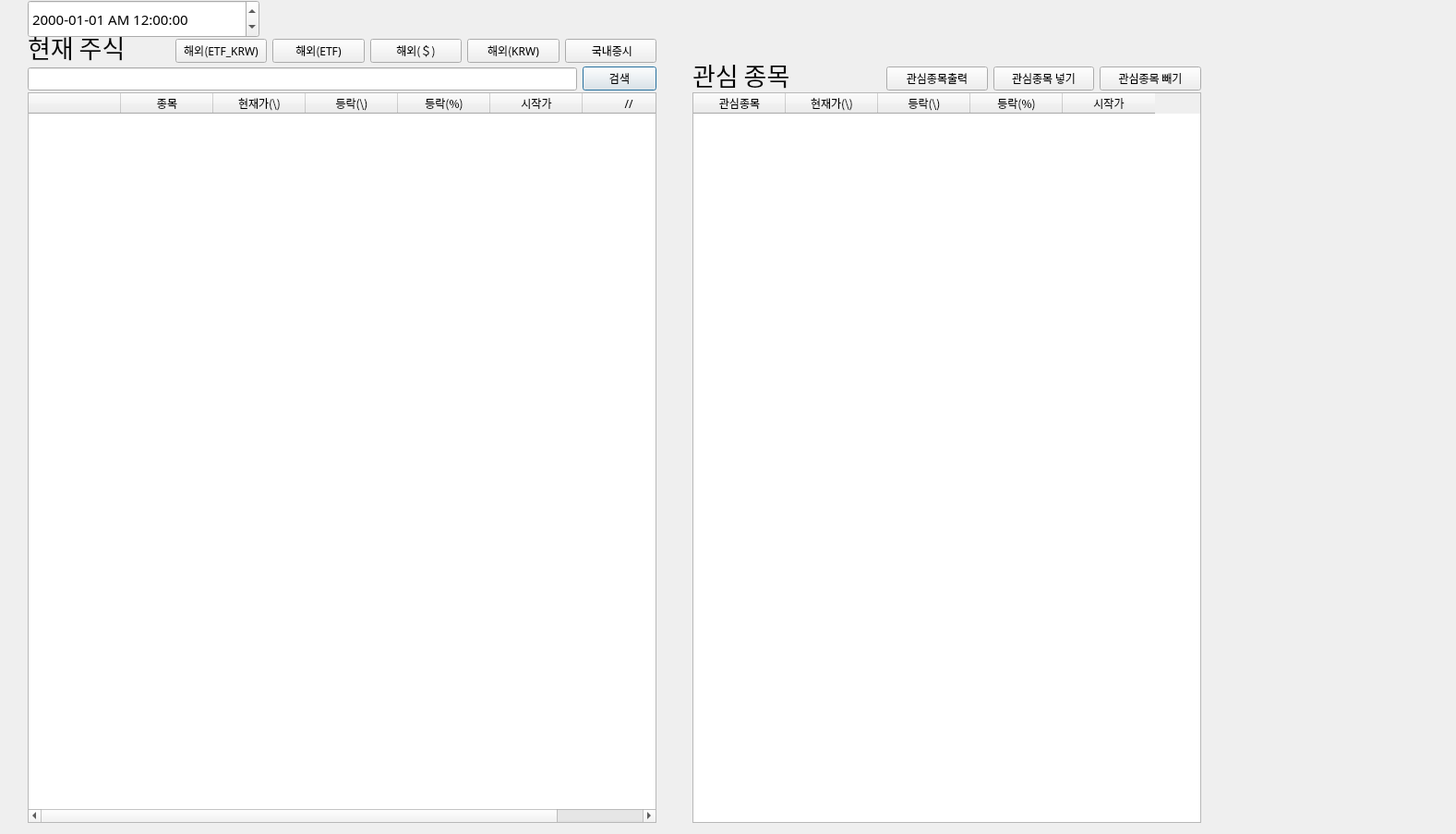
<?xml version="1.0" encoding="UTF-8"?>
<ui version="4.0">
 <class>Dialog</class>
 <widget class="QDialog" name="Dialog">
  <property name="windowModality">
   <enum>Qt::NonModal</enum>
  </property>
  <property name="geometry">
   <rect>
    <x>0</x>
    <y>0</y>
    <width>1577</width>
    <height>903</height>
   </rect>
  </property>
  <property name="font">
   <font>
    <family>goorm Sans</family>
   </font>
  </property>
  <property name="mouseTracking">
   <bool>false</bool>
  </property>
  <property name="contextMenuPolicy">
   <enum>Qt::NoContextMenu</enum>
  </property>
  <property name="windowTitle">
   <string>Dialog</string>
  </property>
  <property name="sizeGripEnabled">
   <bool>false</bool>
  </property>
  <property name="modal">
   <bool>false</bool>
  </property>
  <widget class="QWidget" name="layoutWidget">
   <property name="geometry">
    <rect>
     <x>30</x>
     <y>70</y>
     <width>681</width>
     <height>31</height>
    </rect>
   </property>
   <layout class="QHBoxLayout" name="horizontalLayout_2">
    <item>
     <widget class="QLineEdit" name="line_insertItem">
      <property name="text">
       <string/>
      </property>
     </widget>
    </item>
    <item>
     <widget class="QPushButton" name="btn_insertItem">
      <property name="text">
       <string>검색</string>
      </property>
     </widget>
    </item>
   </layout>
  </widget>
  <widget class="QDateTimeEdit" name="dateTimeEdit">
   <property name="geometry">
    <rect>
     <x>30</x>
     <y>0</y>
     <width>251</width>
     <height>41</height>
    </rect>
   </property>
   <property name="font">
    <font>
     <family>goorm Sans</family>
     <pointsize>11</pointsize>
    </font>
   </property>
   <property name="displayFormat">
    <string>yyyy-MM-dd AP h:mm:ss</string>
   </property>
  </widget>
  <widget class="QTableWidget" name="tableWidget_2">
   <property name="geometry">
    <rect>
     <x>750</x>
     <y>100</y>
     <width>551</width>
     <height>791</height>
    </rect>
   </property>
   <column>
    <property name="text">
     <string>관심종목</string>
    </property>
   </column>
   <column>
    <property name="text">
     <string>현재가(\)</string>
    </property>
   </column>
   <column>
    <property name="text">
     <string>등락(\)</string>
    </property>
   </column>
   <column>
    <property name="text">
     <string>등락(%)</string>
    </property>
   </column>
   <column>
    <property name="text">
     <string>시작가</string>
    </property>
   </column>
  </widget>
  <widget class="QTableWidget" name="tableWidget">
   <property name="geometry">
    <rect>
     <x>30</x>
     <y>100</y>
     <width>681</width>
     <height>791</height>
    </rect>
   </property>
   <column>
    <property name="text">
     <string/>
    </property>
   </column>
   <column>
    <property name="text">
     <string>종목</string>
    </property>
   </column>
   <column>
    <property name="text">
     <string>현재가(\)</string>
    </property>
   </column>
   <column>
    <property name="text">
     <string>등락(\)</string>
    </property>
   </column>
   <column>
    <property name="text">
     <string>등락(%)</string>
    </property>
   </column>
   <column>
    <property name="text">
     <string>시작가</string>
    </property>
    <property name="textAlignment">
     <set>AlignCenter</set>
    </property>
   </column>
   <column>
    <property name="text">
     <string>//</string>
    </property>
   </column>
  </widget>
  <widget class="QWidget" name="horizontalLayoutWidget_3">
   <property name="geometry">
    <rect>
     <x>960</x>
     <y>70</y>
     <width>341</width>
     <height>31</height>
    </rect>
   </property>
   <layout class="QHBoxLayout" name="horizontalLayout_4">
    <item>
     <widget class="QPushButton" name="popular_searchitem">
      <property name="text">
       <string>관심종목출력</string>
      </property>
     </widget>
    </item>
    <item>
     <widget class="QPushButton" name="Favorite_Add">
      <property name="text">
       <string>관심종목 넣기</string>
      </property>
     </widget>
    </item>
    <item>
     <widget class="QPushButton" name="Favorite_Remove">
      <property name="text">
       <string>관심종목 빼기</string>
      </property>
     </widget>
    </item>
   </layout>
  </widget>
  <widget class="QLabel" name="label">
   <property name="geometry">
    <rect>
     <x>30</x>
     <y>30</y>
     <width>111</width>
     <height>41</height>
    </rect>
   </property>
   <property name="font">
    <font>
     <family>goorm Sans</family>
     <pointsize>20</pointsize>
    </font>
   </property>
   <property name="text">
    <string>현재 주식</string>
   </property>
  </widget>
  <widget class="QLabel" name="label_2">
   <property name="geometry">
    <rect>
     <x>750</x>
     <y>60</y>
     <width>111</width>
     <height>41</height>
    </rect>
   </property>
   <property name="font">
    <font>
     <family>goorm Sans</family>
     <pointsize>20</pointsize>
    </font>
   </property>
   <property name="text">
    <string>관심 종목 </string>
   </property>
  </widget>
  <widget class="QWidget" name="layoutWidget">
   <property name="geometry">
    <rect>
     <x>190</x>
     <y>40</y>
     <width>521</width>
     <height>31</height>
    </rect>
   </property>
   <layout class="QHBoxLayout" name="horizontalLayout_3">
    <item>
     <layout class="QHBoxLayout" name="horizontalLayout_5">
      <item>
       <widget class="QPushButton" name="pushButton">
        <property name="text">
         <string>해외(ETF_KRW)</string>
        </property>
       </widget>
      </item>
      <item>
       <widget class="QPushButton" name="US_ETF">
        <property name="text">
         <string>해외(ETF)</string>
        </property>
       </widget>
      </item>
      <item>
       <widget class="QPushButton" name="US_Dollar">
        <property name="text">
         <string>해외(＄)</string>
        </property>
       </widget>
      </item>
      <item>
       <widget class="QPushButton" name="US_KRW">
        <property name="text">
         <string>해외(KRW)</string>
        </property>
       </widget>
      </item>
      <item>
       <widget class="QPushButton" name="KR_Won">
        <property name="text">
         <string> 국내증시</string>
        </property>
       </widget>
      </item>
     </layout>
    </item>
   </layout>
  </widget>
 </widget>
 <resources/>
 <connections/>
</ui>
